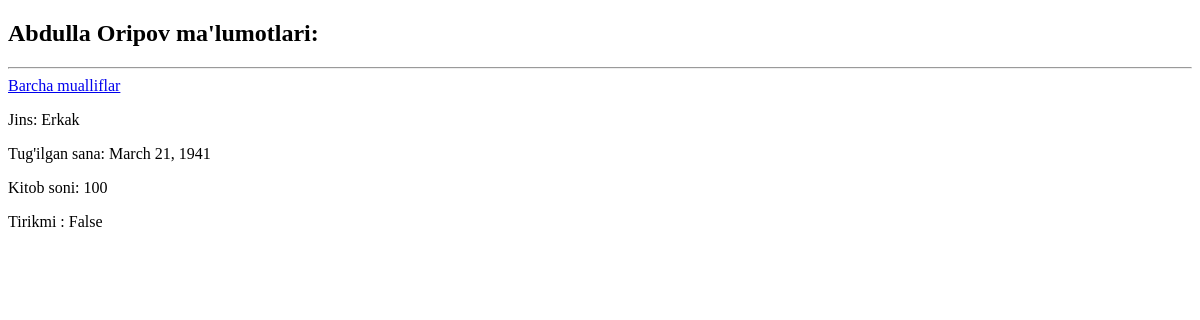
/mualliflar/3/, run on an earlier commit of the app's database.
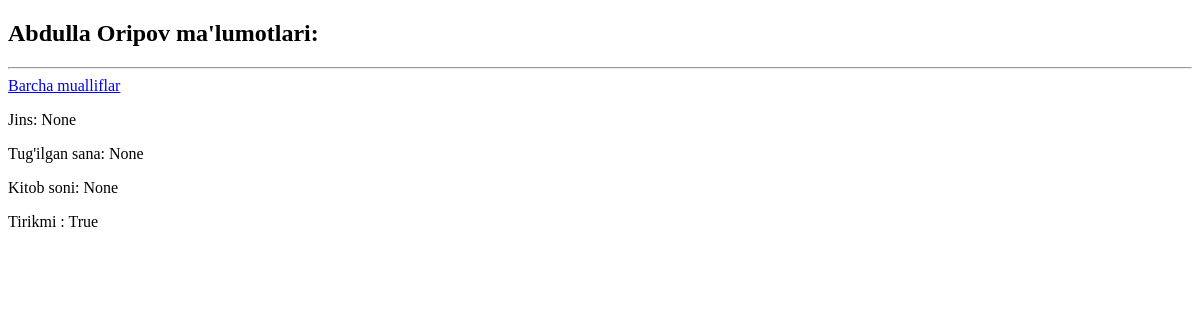
And on a later commit of the database.
### main/models.py (models this page shows, shortened)
class Author(models.Model):
    class GENDER_CHOICES(models.TextChoices):
        ERKAK = 'Erkak', 'Erkak'
        AYOL = 'Ayol', 'Ayol'
    name = models.CharField(max_length=100)
    gender = models.CharField(choices=GENDER_CHOICES.choices, max_length=10, blank=True, null=True)
    birth_of_date = models.DateField(null=True, blank=True)
    books = models.PositiveSmallIntegerField(blank=True, null=True)
    is_alive = models.BooleanField(default=False)

### main/views.py (the view)
# urls.py: path('mualliflar/<int:muallif_id>/', muallif_view, name='muallif-detail'),
def muallif_view(request, muallif_id):
    author = Author.objects.get(id=muallif_id)
    context = {
        'author': author
    }
    return render(request, 'muallif-details.html', context)

### templates/muallif-details.html (shortened to what this page needs)
<!DOCTYPE html>
<html lang="en">
<head>
</head>
<body>
<h2> {{ author.name }} ma'lumotlari:</h2>
<hr>
<a href="/mualliflar/">Barcha mualliflar</a>
<p>Jins: {{ author.gender }}</p>
<p>Tug'ilgan sana: {{ author.birth_of_date }}</p>
<p>Kitob soni: {{ author.books }}</p>
<p>Tirikmi : {{ author.is_alive }}</p>
</body>
</html>

What changed in the data, as far as the page shows it:
changed Author "Abdulla Oripov": gender "Erkak" → "None"; birth_of_date "March 21, 1941" → "None"; books "100" → "None"; is_alive "False" → "True"
